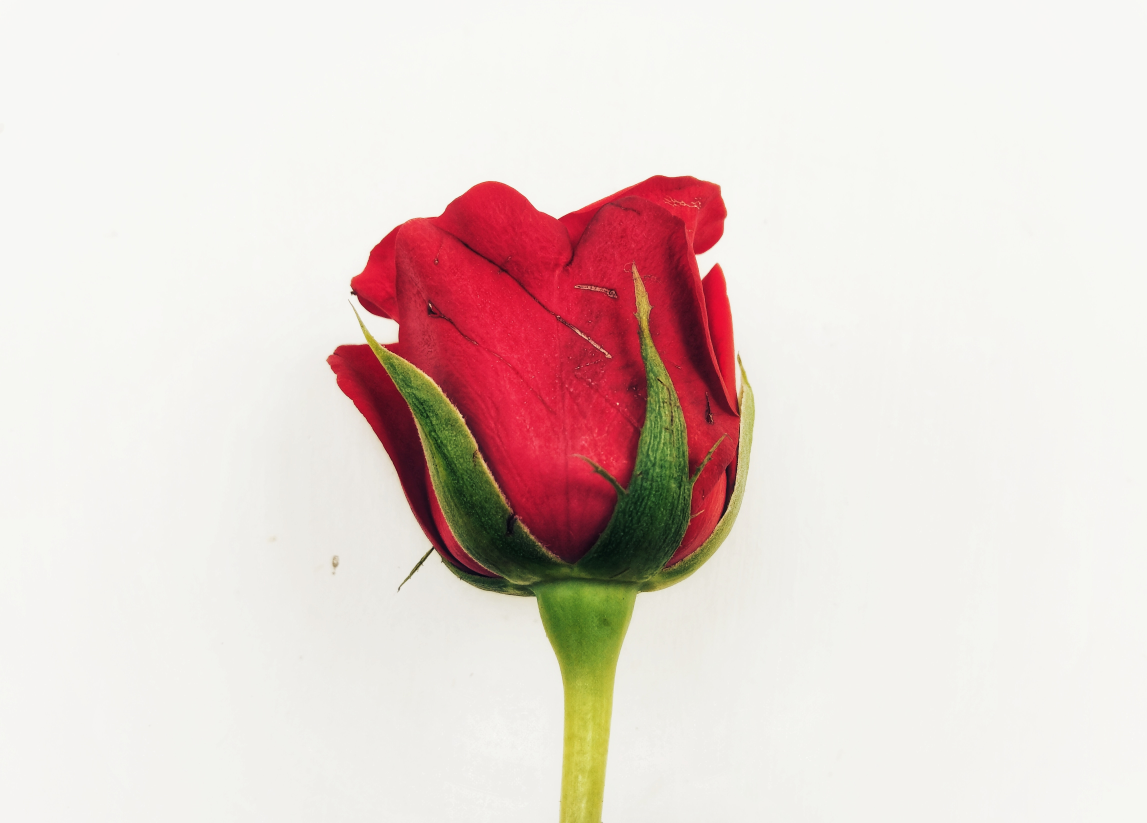
#> input picture images/1.jpg, 4586 x 3289 px, found by its file name (shown at 1/4 size)
$ python methods.py
#> lines starting #> are read from the running program, lines starting #| are printed output that depends on the picture; pictures that were not available may be replaced by others from this repository, and a replacement may not be noted

import numpy as np
import cv2


# form
# [60 lines left out: functions form_method, get_contours, freeman_chain_code, interpolation, distance_freeman_descriptor, not called in this run]


def _distance_hausdorff(p, X):
    return min([distance_freeman_descriptor(p, q) for q in X])


def distance_hausdorff(X, Y):
    return max(max([_distance_hausdorff(np.array(p), Y) for p in X]), max([_distance_hausdorff(np.array(p), X) for p in Y]))


# color

def distance(d1,d2):
    return np.linalg.norm(np.array(d1)-np.array(d2) )


# [53 lines left out: functions color_method, image_search, draw_contours, not called in this run]

if __name__ == "__main__":

    database = [
        (cv2.resize(cv2.imread(r"back\images\1.jpg"), (512, 512)), "Label 1"),
        (cv2.resize(cv2.imread(r"back\images\2.jpg"), (512, 512)), "Label 2"),
        (cv2.resize(cv2.imread(r"back\images\3.jpg"), (512, 512)), "Label 3"),
        (cv2.resize(cv2.imread(r"back\images\4.jpg"), (512, 512)), "Label 4"),
        (cv2.resize(cv2.imread(r"back\images\5.jpg"), (512, 512)), "Label 5"),
        (cv2.resize(cv2.imread(r"back\images\6.jpg"), (512, 512)), "Label 6"),
        (cv2.resize(cv2.imread(r"back\images\7.jpg"), (512, 512)), "Label 7"),
        (cv2.resize(cv2.imread(r"back\images\8.jpg"), (512, 512)), "Label 8"),
        (cv2.resize(cv2.imread(r"back\images\9.jpg"), (512, 512)), "Label 9"),
        (cv2.resize(cv2.imread(r"back\images\10.jpg"), (512, 512)), "Label 10"),
        (cv2.resize(cv2.imread(r"back\images\11.jpg"), (512, 512)), "Label 11"),
        (cv2.resize(cv2.imread(r"back\images\12.jpg"), (512, 512)), "Label 12"),
        (cv2.resize(cv2.imread(r"back\images\13.jpg"), (512, 512)), "Label 1"),
        (cv2.resize(cv2.imread(r"back\images\14.png"), (512, 512)), "Label 2"),
        (cv2.resize(cv2.imread(r"back\images\15.png"), (512, 512)), "Label 3"),


    ]
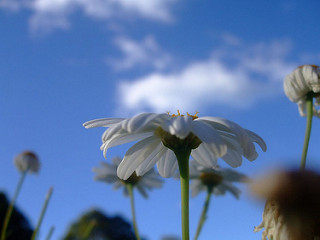
#> input picture images/2511306240_9047015f2d_n.jpg, 320 x 240 px, given in place of 2.jpg, which was not available
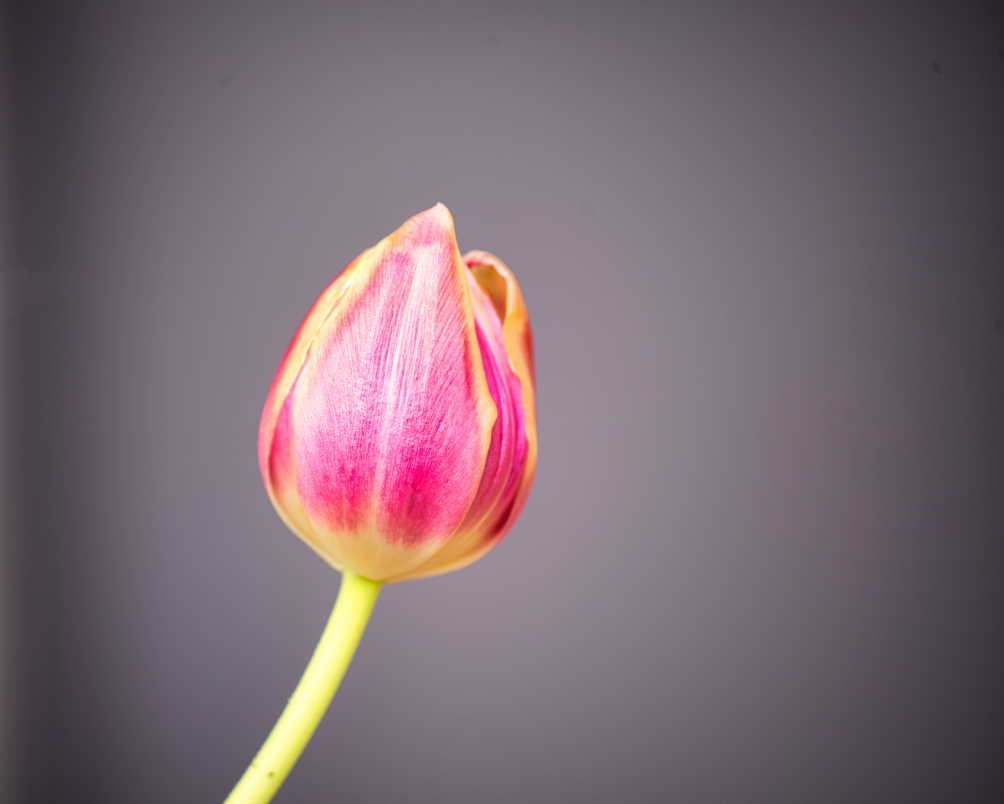
#> input picture images/3.jpg, 5020 x 4016 px, found by its file name (shown at 1/5 size)
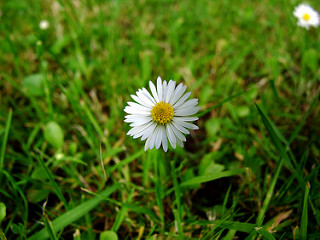
#> input picture images/2538504987_fe524b92a8_n.jpg, 320 x 240 px, given in place of 4.jpg, which was not available
#> (the run stopped early here; a loop or call above may not have finished)
